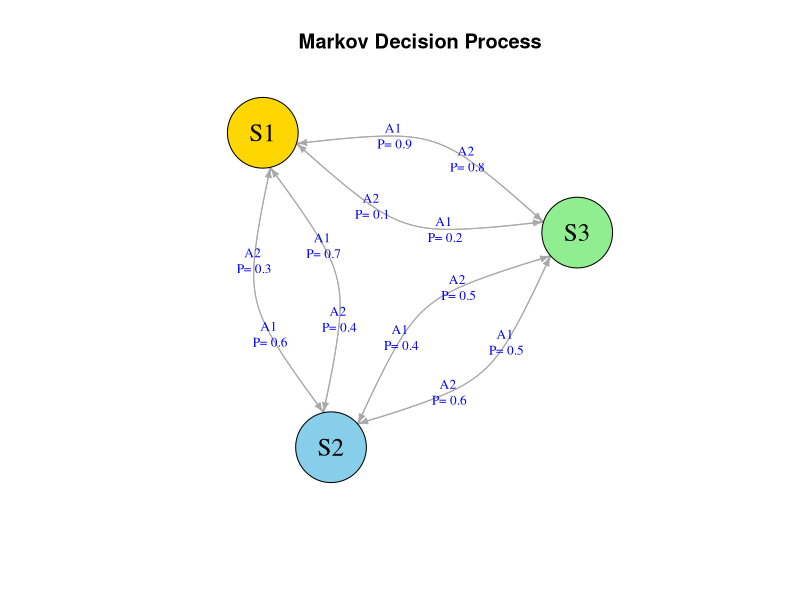

Recreate this plot in R.
###############################################################
# MARKOV DECISION PROCESS (MDP)
# COMPLETE R PROGRAM (MODULE 1 TO MODULE 6)
###############################################################

# Install packages (Run only once)
# install.packages(c("igraph","DiagrammeR","knitr"))

# Load Packages
library(igraph)
library(DiagrammeR)
library(knitr)

###############################################################
# MODULE 1
# STATES, ACTIONS, TRANSITIONS, PROBABILITIES AND REWARDS
###############################################################

cat("\n=====================================================\n")
cat("MODULE 1 : MARKOV DECISION PROCESS\n")
cat("=====================================================\n")

# States
states <- c("S1","S2","S3")

# Actions
actions <- c("A1","A2")

cat("\nNumber of States :", length(states), "\n")
cat("Number of Actions :", length(actions), "\n")

# Transition and Reward Data
mdp <- data.frame(
  
  CurrentState = c("S1","S1","S1","S1",
                   "S2","S2","S2","S2",
                   "S3","S3","S3","S3"),
  
  Action = c("A1","A2","A1","A2",
             "A1","A2","A1","A2",
             "A1","A2","A1","A2"),
  
  NextState = c("S2","S2","S3","S3",
                "S1","S1","S3","S3",
                "S1","S1","S2","S2"),
  
  Probability = c(0.6,0.4,0.2,0.8,
                  0.7,0.3,0.5,0.5,
                  0.9,0.1,0.4,0.6),
  
  Reward = c(5,10,-1,-5,
             3,7,2,1,
             4,6,0,-2)
)

cat("Number of Transitions :", nrow(mdp), "\n\n")

print(mdp)

###############################################################
# MODULE 2
# TRANSITION PROBABILITY MATRICES
###############################################################

cat("\n=====================================================\n")
cat("MODULE 2 : TRANSITION PROBABILITY MATRICES\n")
cat("=====================================================\n")

# Action A1 Matrix

A1 <- matrix(0,
             nrow=3,
             ncol=3,
             dimnames=list(states,states))

A1["S1","S2"] <- 0.6
A1["S1","S3"] <- 0.2

A1["S2","S1"] <- 0.7
A1["S2","S3"] <- 0.5

A1["S3","S1"] <- 0.9
A1["S3","S2"] <- 0.4

cat("\nTransition Probability Matrix (Action A1)\n")
print(A1)


# Action A2 Matrix

A2 <- matrix(0,
             nrow=3,
             ncol=3,
             dimnames=list(states,states))

A2["S1","S2"] <- 0.4
A2["S1","S3"] <- 0.8

A2["S2","S1"] <- 0.3
A2["S2","S3"] <- 0.5

A2["S3","S1"] <- 0.1
A2["S3","S2"] <- 0.6

cat("\nTransition Probability Matrix (Action A2)\n")
print(A2)

###############################################################
# MODULE 3
# REWARD MATRIX
###############################################################

cat("\n=====================================================\n")
cat("MODULE 3 : REWARD TABLE\n")
cat("=====================================================\n")

reward_table <- mdp[,c("CurrentState",
                       "Action",
                       "NextState",
                       "Reward")]

kable(reward_table)

###############################################################
# MODULE 4
# EXPECTED IMMEDIATE REWARD
###############################################################

cat("\n=====================================================\n")
cat("MODULE 4 : EXPECTED IMMEDIATE REWARD\n")
cat("=====================================================\n")

summary_table <- data.frame()

for(s in states){
  
  cat("\n-------------------------------------\n")
  cat("Current State :", s, "\n")
  
  for(a in actions){
    
    temp <- subset(mdp,
                   CurrentState==s &
                     Action==a)
    
    expected_reward <- sum(temp$Probability *
                             temp$Reward)
    
    cat("\nAction :", a,"\n")
    
    print(temp)
    
    cat("\nCalculation\n")
    
    for(i in 1:nrow(temp)){
      
      cat(temp$Probability[i]," * ",
          temp$Reward[i],"\n")
    }
    
    cat("Expected Immediate Reward =",
        round(expected_reward,2),"\n")
    
    summary_table <- rbind(summary_table,
                           
                           data.frame(
                             State=s,
                             Action=a,
                             ExpectedReward=
                               round(expected_reward,2)
                           ))
  }
}

###############################################################
# MODULE 5
# SUMMARY TABLE
###############################################################

cat("\n=====================================================\n")
cat("MODULE 5 : OUTPUT SUMMARY\n")
cat("=====================================================\n")

kable(summary_table)

###############################################################
# MODULE 6
# VISUALIZATION
###############################################################

cat("\n=====================================================\n")
cat("MODULE 6 : STATE TRANSITION DIAGRAM\n")
cat("=====================================================\n")

edges <- data.frame(
  
  from = mdp$CurrentState,
  
  to = mdp$NextState,
  
  label = paste(mdp$Action,
                "\nP=",
                mdp$Probability)
  
)

g <- graph_from_data_frame(edges,
                           directed=TRUE)

plot(
  g,
  
  vertex.size=45,
  
  vertex.color=c("gold",
                 "skyblue",
                 "lightgreen"),
  
  vertex.frame.color="black",
  
  vertex.label.cex=1.5,
  
  vertex.label.color="black",
  
  edge.label=edges$label,
  
  edge.label.cex=0.8,
  
  edge.label.color="blue",
  
  edge.arrow.size=0.5,
  
  main="Markov Decision Process"
)

###############################################################
# COLORFUL DIAGRAM USING DIAGRAMMER
###############################################################

grViz("

digraph MDP {

graph [layout = dot, rankdir = LR]

node [shape=circle,
style=filled,
fontsize=18,
fontcolor=black]

S1 [fillcolor=gold]
S2 [fillcolor=skyblue]
S3 [fillcolor=lightgreen]

S1 -> S2 [label='A1 (0.6)', color='blue']
S1 -> S2 [label='A2 (0.4)', color='red']

S1 -> S3 [label='A1 (0.2)', color='blue']
S1 -> S3 [label='A2 (0.8)', color='red']

S2 -> S1 [label='A1 (0.7)', color='blue']
S2 -> S1 [label='A2 (0.3)', color='red']

S2 -> S3 [label='A1 (0.5)', color='blue']
S2 -> S3 [label='A2 (0.5)', color='red']

S3 -> S1 [label='A1 (0.9)', color='blue']
S3 -> S1 [label='A2 (0.1)', color='red']

S3 -> S2 [label='A1 (0.4)', color='blue']
S3 -> S2 [label='A2 (0.6)', color='red']

}

")

###############################################################
# END OF PROGRAM
###############################################################
